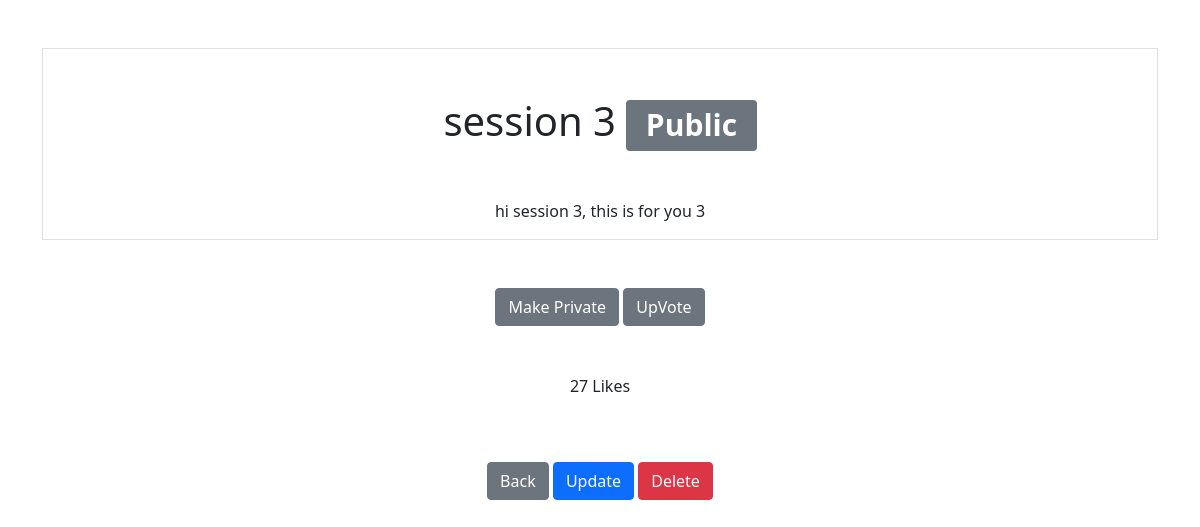
The app's page /mynote/notes/3 with its own data.
### notes/models.py (models this page shows)
class Note(models.Model):
    title = models.CharField(max_length=200)
    content = models.TextField()
    created_at = models.DateTimeField(auto_now_add=True)
    updated_at = models.DateTimeField(auto_now=True)
    likes  = models.PositiveBigIntegerField(default=0)
    user  = models.ForeignKey(User, on_delete=models.CASCADE, related_name="notes")
    is_public = models.BooleanField(default=False)

### notes/views.py (the view)
# urls.py: path('notes/<int:pk>', views.NotesDetailsView.as_view(), name="notes.detail"),
class NotesDetailsView(DetailView):
    model = Notes
    context_object_name = "note"

### notes/templates/notes/note_detail.html (shortened to what this page needs)
{% extends "base.html" %}
{% block content %}
<div class="border round">
    <h1 class="my-5">{{note.title}}
        {% if note.is_public %}
            <span class="badge bg-secondary">Public</span>
        {% else %}
            <span class="badge bg-secondary">Private</span>
        {% endif %}
    </h1>
    <p>{{note.content}}</p>
</div>
<form method="post" class="d-inline" action="{% url 'notes.change_visible_view' pk=note.id %}">
    <button type="submit" class="btn btn-secondary my-5">
        {% if note.is_public %}
            Make Private
            {% else %}
            Make Public
            {% endif %}
    </button>
</form>
<form method="post" class="d-inline" action="{% url 'notes.add_liked' pk=note.id %}">
    <button type="submit" class="btn btn-secondary my-5">UpVote</button>
</form>
<p>{{ note.likes }} Likes</p>
<a href="{% url 'notes.list' %}" class="btn btn-secondary my-5">Back</a>
<a href="{% url 'notes.update' pk=note.id %}" class="btn btn-primary my-5">Update</a>
<a href="{% url 'notes.delete' pk=note.id %}" class="btn btn-danger my-5">Delete</a>
{% endblock %}

### records on screen
Note: title "session 3", content "hi session 3, this is for you 3", likes "27"
